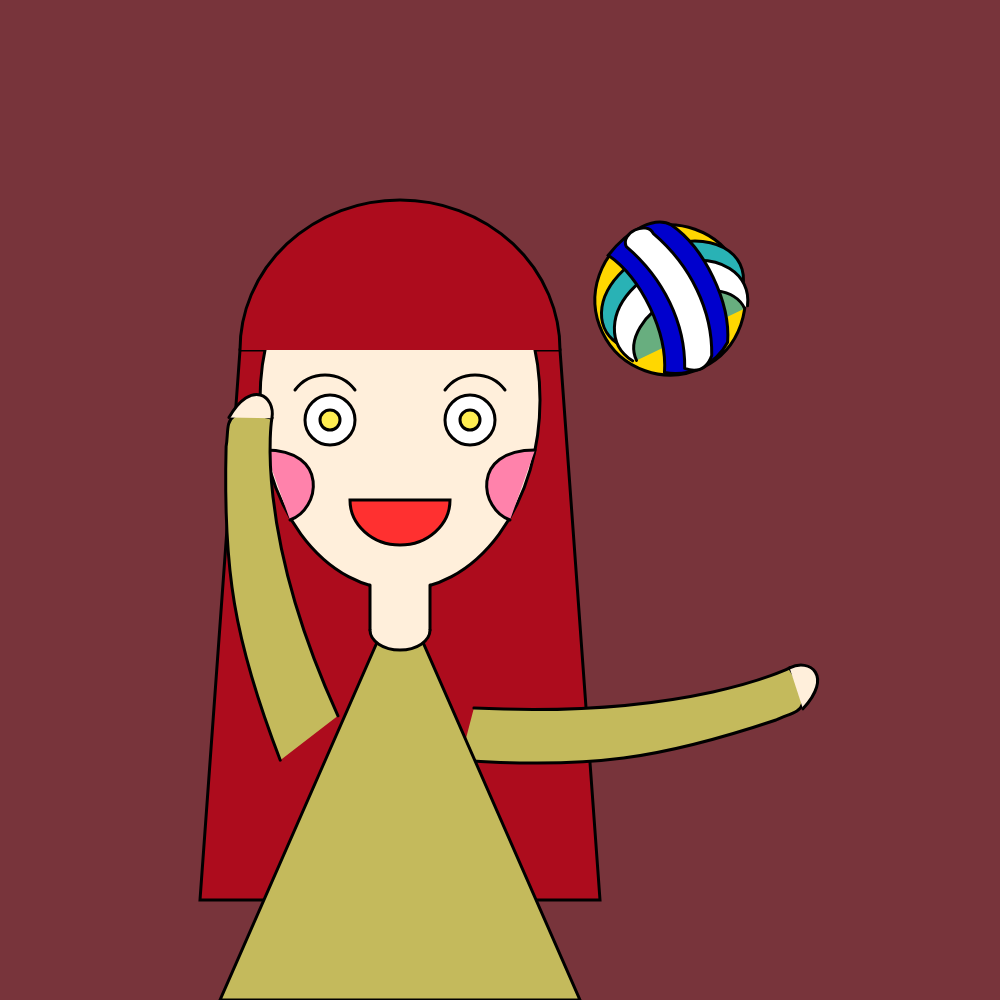
Frame 1 (no input)
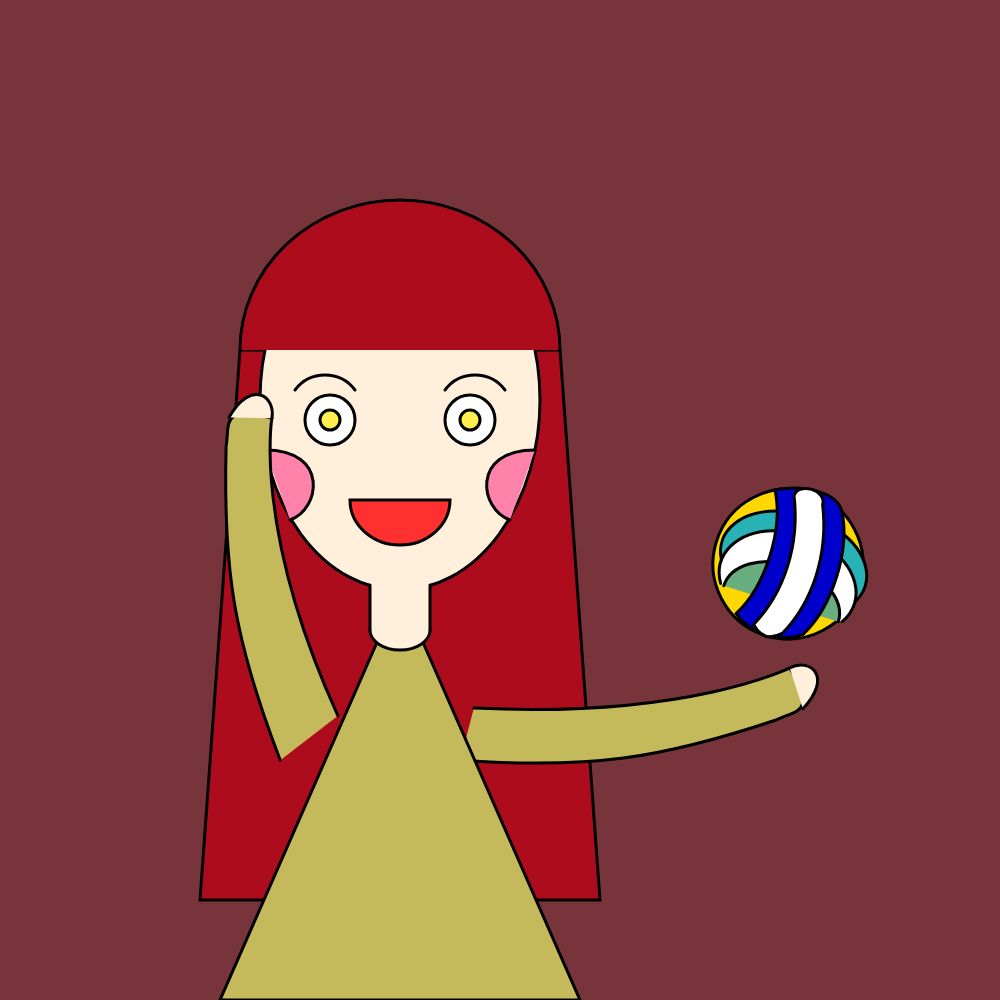
Frame 60 (no input)
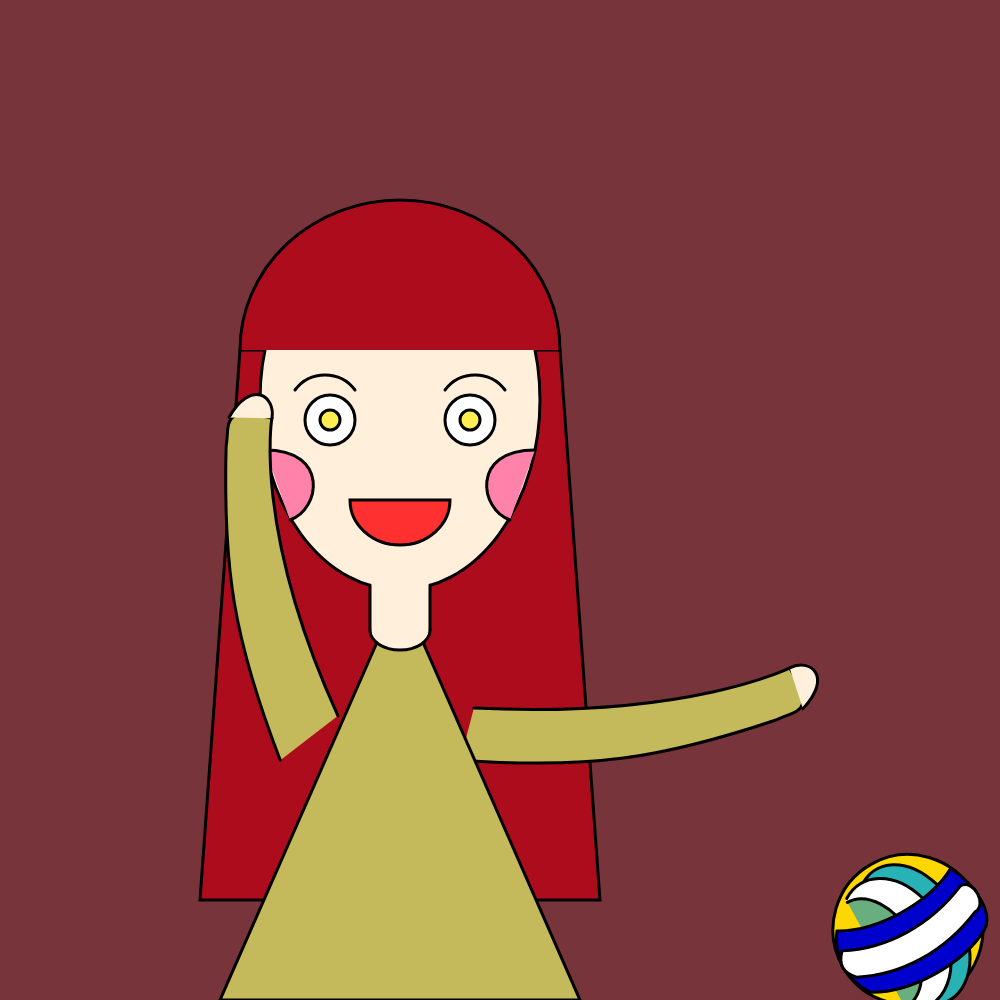
Frame 120 (the mouse pressed at the canvas centre since frame 60)

The p5.js sketch that drew these frames (run headless with seeded random() and noise() and a simulated clock; from frame 60 on, the mouse is pressed at the canvas centre):

// p5.js sketch
// ── sketch.js
var x0=670;
var y0=300;
var dx=2;
function setup() {
  createCanvas(1000, 1000);
}

function draw() {
  background(120, 52, 59);
  strokeWeight(3);

  //发尾
  fill(173, 12, 29);
  quad(240,350,200,900,600,900,560,350);
  
  //脸
  fill(255,239,219);
  ellipse(400,400,280,380);
  fill(0);

  //脸颊
  fill(255,130,171);
  bezier(265,450,330,450,320,510,290,520);  //左脸颊
  bezier(535,450,470,450,480,510,510,520);  //右脸颊

  //刘海
  fill(173, 12, 29);
  arc(400,350,320,300,-PI,0,OPEN);

   //右胳膊
  push();
  fill(196, 186, 92);
  translate(490,720);
  rotate(dx/PI);
  translate(-490,-720);
  beginShape();
  vertex(470,720);
  bezierVertex(650,600,700,500,700,500);
  bezierVertex(750,520,730,530,720,550);
  bezierVertex(650,650,600,700,490,770);
  endShape();

  //右手
  fill(255,239,219);
  bezier(700,500,710,480,740,480,735,525);
  pop();
  
  //左胳膊
  push();
  fill(196, 186, 92);
  translate(310,720);
  rotate(dx/PI);
  translate(-310,-720);
  beginShape();
  vertex(330,700);
  bezierVertex(150,600,100,500,100,500);
  bezierVertex(50,520,70,530,80,550);
  bezierVertex(150,650,200,700,310,770);
  endShape();
  
  //左手
  fill(255,239,219);
  bezier(100,500,90,480,60,480,65,525);
  pop();

  //身子
  fill(196, 186, 92);
  triangle(400,590,220,1000,580,1000);

  //脖子
  strokeWeight(0);
  fill(255,239,219);
  rect(370,570,60,60);
  strokeWeight(3);
  line(370,585,370,630);
  line(430,585,430,630);

  //领子
  strokeWeight(3);
  fill(255,239,219);
  arc(400,630,60,40,0,PI,OPEN);

  //眼睛
  fill(255);
  ellipse(330,420,50,50);  //左眼白
  ellipse(470,420,50,50);  //右眼白
  fill(255, 238, 82);
  ellipse(330,420,20,20);  //左眼珠‘
  ellipse(470,420,20,20);  //右眼珠
  
  //眉毛
  //line(300,380,350,380);
  noFill();
  bezier(295,390,310,370,340,370,355,390);  //左眉毛
  bezier(505,390,490,370,460,370,445,390);  //右眉毛

  //嘴巴
  fill(255,48,48);
  arc(400,500,100,90,0,PI,CHORD);



  //球
  push();
  translate(x0,y0);
  rotate(dx*x0/(100*PI));
  translate(-x0,-y0);
  fill(255,215,0);
  ellipse(x0,y0,150,150);
  x0+=dx;
  y0=0.0034*x0*x0-2.72*x0+596.14;
  if(x0>=width||x0<=0)
  dx=-dx;

  //纹路
  //竖蓝色
  fill(41,178,181);
  arc(x0,y0,100,150,-3*PI/5,3*PI/5,OPEN);

  //竖白色
  fill(255);
  arc(x0-20,y0,100,140,-3*PI/5,3*PI/5,OPEN);

  //竖黄色
  fill(104,174,127);
  arc(x0-42,y0,80,120,-PI/2,PI/2,OPEN);

  //横蓝色
  fill(0,0,205);
  beginShape();
  vertex(x0-65,y0-40);
  bezierVertex(x0-30,y0-20,x0+30,y0-20,x0+65,y0-40);
  bezierVertex(x0+80,y0-10,x0+80,y0+20,x0+65,y0+30);
  bezierVertex(x0+30,y0+50,x0-30,y0+50,x0-65,y0+30);
  bezierVertex(x0-80,y0+10,x0-80,y0-20,x0-65,y0-40);
  endShape();

  //arc(670,300,150,100,0-PI/10,PI+PI/10,OPEN);

  //白色
  fill(255);
  beginShape();
  vertex(x0-70,y0-20);
  bezierVertex(x0-30,y0,x0+20,y0,x0+65,y0-20);
  bezierVertex(x0+80,y0-20,x0+80,y0+10,x0+65,y0+10);
  bezierVertex(x0+20,y0+30,x0-30,y0+30,x0-70,y0+10);
  bezierVertex(x0-80,y0,x0-80,y0-10,x0-70,y0-20);
  endShape();
  pop();
}
